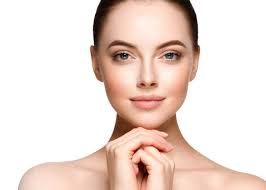
#> input picture exampleFace.png, 266 x 190 px
$ python faceFromImage.py
#> lines starting #> are read from the running program, lines starting #| are printed output that depends on the picture; after the words box and inside, x2 and y2 are one past the last pixel; in counts of white or black regions, pixels touching at a corner belong together
import cv2

image = cv2.imread('exampleFace.png')
#> image is the input picture: shape (190, 266, 3); mean B, G, R 211.2, 219.2, 236.9

if image is None:
    print("Błąd: Nie udało się wczytać obrazu. Sprawdź ścieżkę pliku.")
    exit()

face_cascade = cv2.CascadeClassifier(cv2.data.haarcascades + 'haarcascade_frontalface_default.xml')

gray = cv2.cvtColor(image, cv2.COLOR_BGR2GRAY)
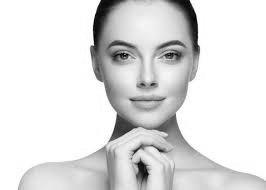
#> gray: shape (190, 266); min 0, max 255, mean 223.6

faces = face_cascade.detectMultiScale(gray, 1.3, 5)
#> faces = [[90, 11, 114, 114]]

#kadrowanie obrazu na podstawie wykrytej twarzy
for (x, y, w, h) in faces:
    cv2.rectangle(image, (x, y), (x + w, y + h), (255, 0, 0), 2)
#> this loop made 1 pass
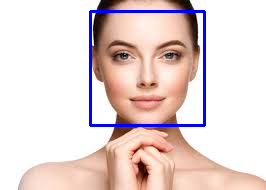
#> image: shape (190, 266, 3); 2.7% of pixels changed, all inside (x1, y1, x2, y2) = (89, 10, 206, 127)

cv2.imshow('Detected Face', image)

cv2.waitKey(0)
cv2.destroyAllWindows()
